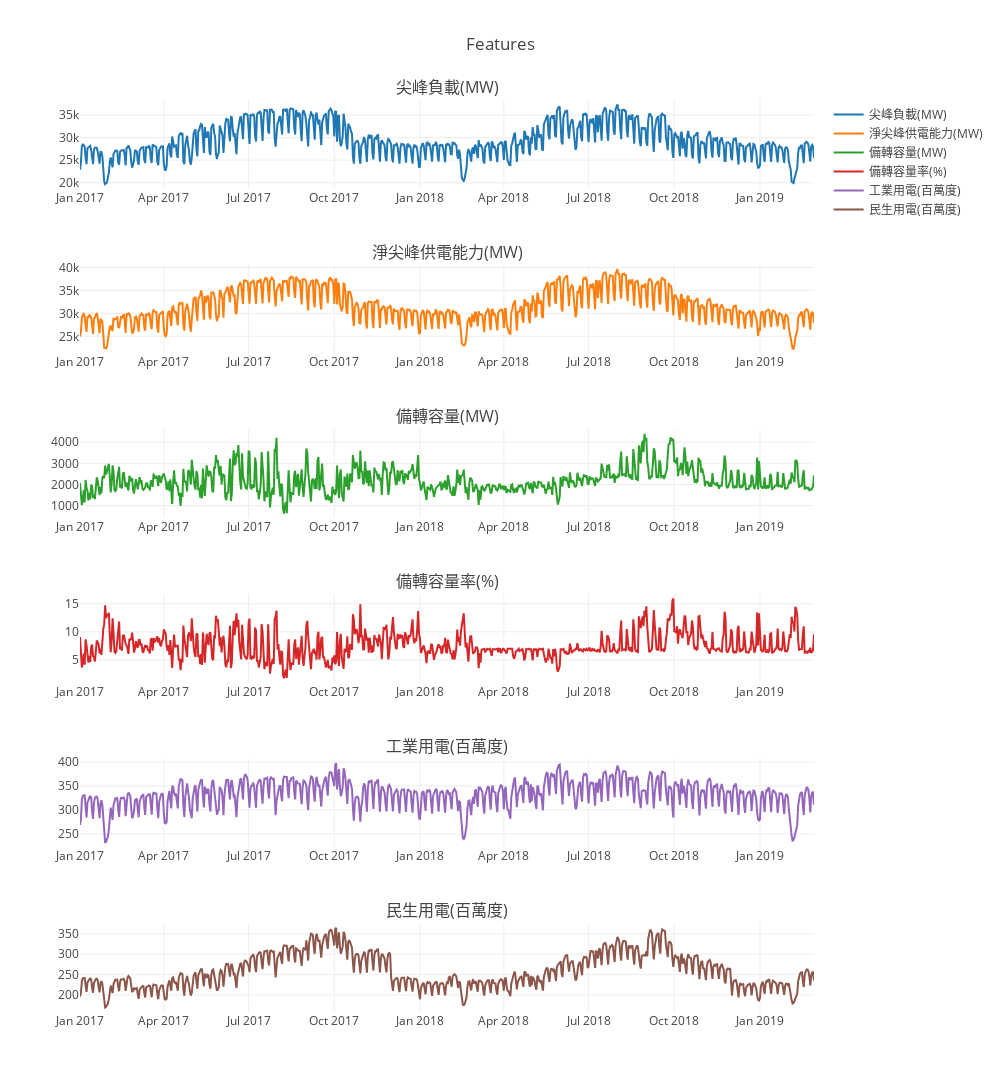

Notebook code for this chart:
### Code cell
fig['layout'].update(height=2500, width=1000, title='Features')
iplot(fig, filename='stacked-subplots')

### Figure 1 — Plotly figure (JSON) as saved in the notebook; plotly's stock layout.template omitted (floating-point values rounded to 4 significant figures; data arrays with more than 128 entries replaced by an {"elided": "..."} marker saying what was removed)
{"data": [{"name": "尖峰負載(MW)", "type": "scatter", "uid": "aede9b26-dee7-4a45-9a00-0822180d7fcd", "x": {"elided": "789 str values"}, "xaxis": "x", "y": {"elided": "789 int values"}, "yaxis": "y"}, {"name": "淨尖峰供電能力(MW)", "type": "scatter", "uid": "2fcfa4d3-1df2-41b6-9b1b-5727a88f7cbb", "x": {"elided": "789 str values"}, "xaxis": "x2", "y": {"elided": "789 float values"}, "yaxis": "y2"}, {"name": "備轉容量(MW)", "type": "scatter", "uid": "7d9e2f8a-89ad-42f6-bdac-bba71562a0a9", "x": {"elided": "789 str values"}, "xaxis": "x3", "y": {"elided": "789 float values"}, "yaxis": "y3"}, {"name": "備轉容量率(%)", "type": "scatter", "uid": "631b4dfe-3076-4265-873a-c405663fefa3", "x": {"elided": "789 str values"}, "xaxis": "x4", "y": {"elided": "789 float values"}, "yaxis": "y4"}, {"name": "工業用電(百萬度)", "type": "scatter", "uid": "df7e9b1d-3b3a-4c53-a915-b5c34706f83f", "x": {"elided": "789 str values"}, "xaxis": "x5", "y": {"elided": "789 float values"}, "yaxis": "y5"}, {"name": "民生用電(百萬度)", "type": "scatter", "uid": "aa433ad7-8261-4698-aa0d-0305de4e600c", "x": {"elided": "789 str values"}, "xaxis": "x6", "y": {"elided": "789 float values"}, "yaxis": "y6"}], "layout": {"annotations": [{"font": {"size": 16}, "showarrow": false, "text": "尖峰負載(MW)", "x": 0.5, "xanchor": "center", "xref": "paper", "y": 1.0, "yanchor": "bottom", "yref": "paper"}, {"font": {"size": 16}, "showarrow": false, "text": "淨尖峰供電能力(MW)", "x": 0.5, "xanchor": "center", "xref": "paper", "y": 0.8194, "yanchor": "bottom", "yref": "paper"}, {"font": {"size": 16}, "showarrow": false, "text": "備轉容量(MW)", "x": 0.5, "xanchor": "center", "xref": "paper", "y": 0.6389, "yanchor": "bottom", "yref": "paper"}, {"font": {"size": 16}, "showarrow": false, "text": "備轉容量率(%)", "x": 0.5, "xanchor": "center", "xref": "paper", "y": 0.4583, "yanchor": "bottom", "yref": "paper"}, {"font": {"size": 16}, "showarrow": false, "text": "工業用電(百萬度)", "x": 0.5, "xanchor": "center", "xref": "paper", "y": 0.2778, "yanchor": "bottom", "yref": "paper"}, {"font": {"size": 16}, "showarrow": false, "text": "民生用電(百萬度)", "x": 0.5, "xanchor": "center", "xref": "paper", "y": 0.09722, "yanchor": "bottom", "yref": "paper"}], "height": 2500, "title": {"text": "Features"}, "width": 1000, "xaxis": {"anchor": "y", "domain": [0, 1]}, "xaxis2": {"anchor": "y2", "domain": [0, 1]}, "xaxis3": {"anchor": "y3", "domain": [0, 1]}, "xaxis4": {"anchor": "y4", "domain": [0, 1]}, "xaxis5": {"anchor": "y5", "domain": [0, 1]}, "xaxis6": {"anchor": "y6", "domain": [0, 1]}, "yaxis": {"anchor": "x", "domain": [0.9028, 1.0]}, "yaxis2": {"anchor": "x2", "domain": [0.7222, 0.8194]}, "yaxis3": {"anchor": "x3", "domain": [0.5417, 0.6389]}, "yaxis4": {"anchor": "x4", "domain": [0.3611, 0.4583]}, "yaxis5": {"anchor": "x5", "domain": [0.1806, 0.2778]}, "yaxis6": {"anchor": "x6", "domain": [0, 0.09722]}}}
